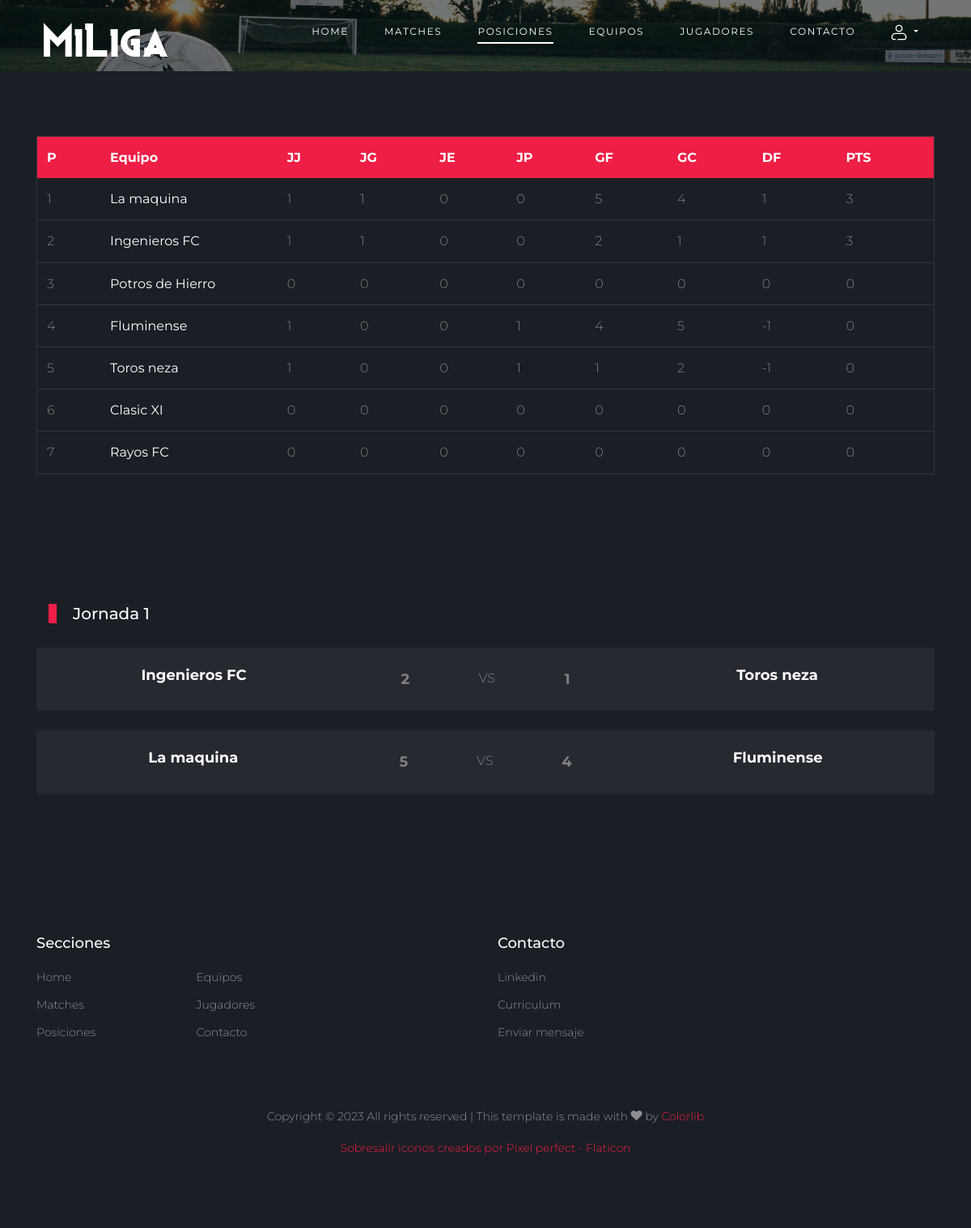
The app's page /posiciones, older data.
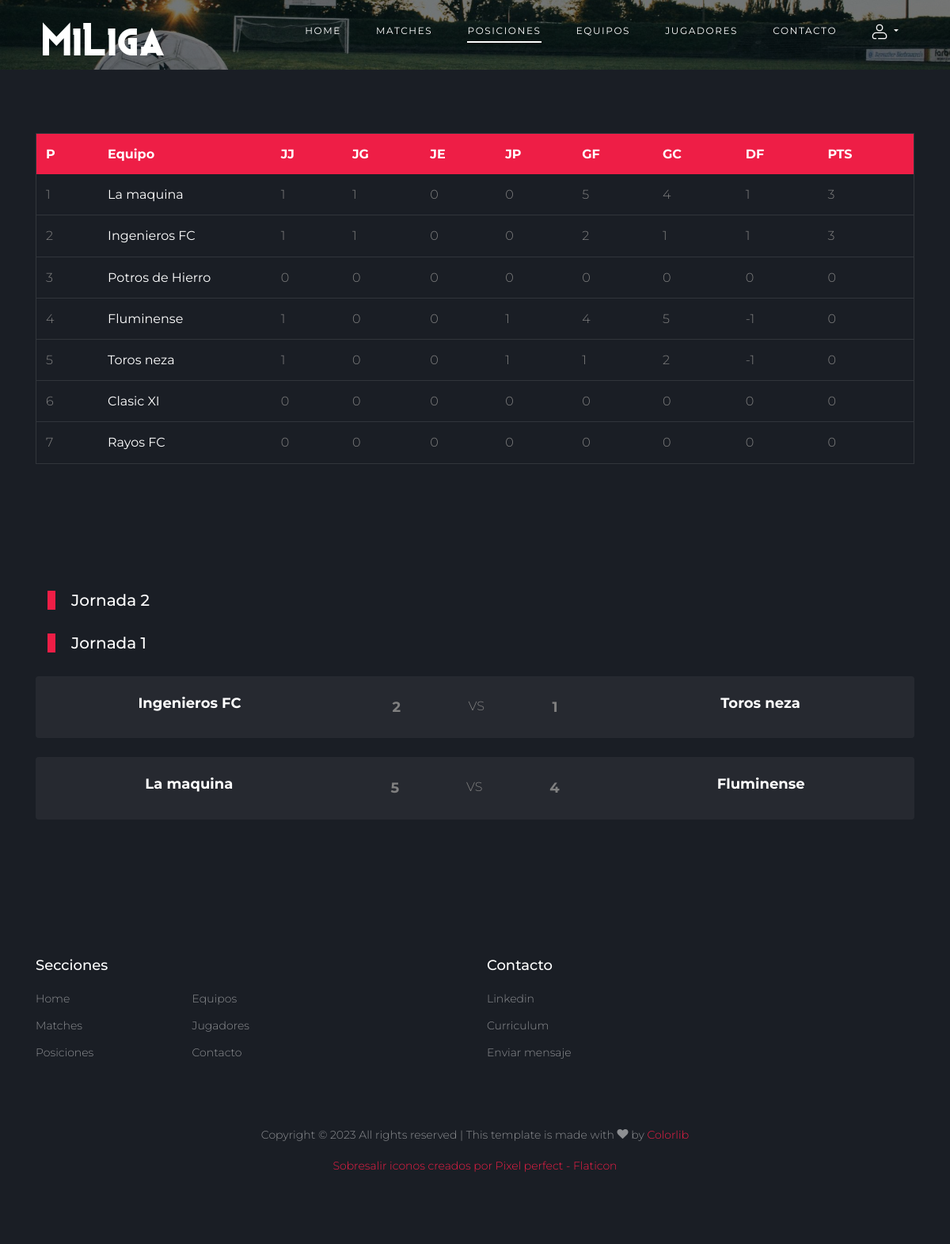
The same page, newer data.
### miliga/models.py (models this page shows, shortened)
class Equipo(models.Model):
    nombre     = models.CharField(max_length=100)
    campo      = models.CharField(max_length=100, blank=True, null=True, default=None)
    telefono   = models.CharField(max_length=100, blank=True, null=True, default=None)
    escudo_img = models.ImageField(upload_to='equipos/', blank=True, null=True)
    foto_img   = models.ImageField(upload_to='equipos/', blank=True, null=True)
    activo     = models.BooleanField(default=True)
    partidos_juados    = models.IntegerField(default=0)
    puntuacion         = models.IntegerField(default=0)
    partidos_ganados   = models.IntegerField(default=0)
    partidos_empatados = models.IntegerField(default=0)
    partidos_perdidos  = models.IntegerField(default=0)
    goles_a_favor      = models.IntegerField(default=0)
    goles_en_contra    = models.IntegerField(default=0)
    diferencia_goles   = models.IntegerField(default=0)
    def __str__(self):
        return self.nombre

class Jornada(models.Model):
    numero = models.IntegerField()
    vuelta = models.IntegerField(default=1)
    fecha_inicio = models.DateField(blank=True, null=True)
    fecha_terminacion = models.DateField(blank=True, null=True)
    jornada_terminada     = models.BooleanField(default=False)

class Partido(models.Model):
    fecha            = models.DateField()
    hora_inicio      = models.TimeField(blank=True, null=True)
    hora_terminacion = models.TimeField(blank=True, null=True)
    campo_juego      = models.ForeignKey(CampoDeJuego, on_delete=models.CASCADE)
    equipo_local     = models.ForeignKey(Equipo, on_delete=models.CASCADE, related_name='partidos_local')
    equipo_visitante = models.ForeignKey(Equipo, on_delete=models.CASCADE, related_name='partidos_visitante')
    goles_local      = models.PositiveIntegerField(blank=True, null=True)
    goles_visitante  = models.PositiveIntegerField(blank=True, null=True)
    jornada          = models.ForeignKey(Jornada, on_delete=models.CASCADE, default=0)
    finalizado       = models.BooleanField(default=False)
    resultado_confirmado       = models.BooleanField(default=False)
    class Meta:
        unique_together = ('fecha', 'hora_inicio', 'campo_juego')

### miliga/views/matches.py (the view)
# urls.py: path('posiciones', posiciones, name='posiciones'),
def posiciones(request):
    context = {}
    context['zona'] = 'posiciones'
    equipos = Equipo.objects.all().order_by('-puntuacion')
    context['equipos'] = equipos
    jornadas = Jornada.objects.prefetch_related('partido_set').order_by('-numero')
    context['jornadas'] = jornadas
    return render(request, 'miliga/posiciones.html',context)

### miliga/templates/miliga/posiciones.html (shortened to what this page needs)
{% extends 'miliga/base_1.html' %}
{% load static %}
{% block content %}
<div class="site-section bg-dark">
    <div class="container">
        <div class="row">
            <div class="col-lg-12">
                <div class="widget-next-match table-responsive">
                    <table class="table custom-table ">
                        <thead>
                            <tr>
                                <th>P</th>
                                <th>Equipo</th>
                                <th>JJ</th>
                                <th>JG</th>
                                <th>JE</th>
                                <th>JP</th>
                                <th>GF</th>
                                <th>GC</th>
                                <th>DF</th>
                                <th>PTS</th>
                            </tr>
                        </thead>
                        <tbody>
                            {% for equipo in equipos %}
                            <tr>
                                <td>{{ forloop.counter }}</td>
                                <td class="nom_equipo_table"><strong class="text-white">{{equipo.nombre}}</strong></td>
                                <td>{{equipo.partidos_juados}}</td>
                                <td>{{equipo.partidos_ganados}}</td>
                                <td>{{equipo.partidos_empatados}}</td>
                                <td>{{equipo.partidos_perdidos}}</td>
                                <td>{{equipo.goles_a_favor}}</td>
                                <td>{{equipo.goles_en_contra}}</td>
                                <td>{{equipo.diferencia_goles}}</td>
                                <td>{{equipo.puntuacion}}</td>
                            </tr>
                            {% endfor %}
                        </tbody>
                    </table>
                </div>
            </div>
        </div>
    </div>
</div>
<div class="site-section bg-dark">
    <div class="container">
        {% for jornada in jornadas %}
        <div class="col-12 title-section">
            <h2 class="heading">Jornada {{jornada.numero}}</h2>
        </div>
        <div class="row justify-content-center">
            {% for partido in jornada.partido_set.all %}
                {%if partido.resultado_confirmado %}
                <div class="col-lg-12 mb-4">
                    <div class="bg-light p-1 rounded">
                        <div class="widget-body">
                            <div class="widget-vs d-flex flex-column flex-md-column flex-lg-row ">
                                <div class="d-flex justify-content-between w-100">
                                    <div class="team-1 text-center flex-grow-1 maximo d-flex justify-content-around">
                                        <h3 class="texto-multilinea nom_equipo">{{partido.equipo_local}}</h3>
                                        <span class="resultado_conf">{{partido.goles_local}}</span>
                                    </div>
                                    <div>
                                        <span class="flex-grow-1 maximo"><span>VS</span></span>
                                    </div>
                                    <div class="team-2 text-center flex-grow-1 maximo d-flex justify-content-around">
                                        <span class="resultado_conf">{{partido.goles_visitante}}</span>
                                        <h3 class="texto-multilinea nom_equipo">{{partido.equipo_visitante}}</h3>
                                    </div>
                                </div>
                            </div>
                        </div>
                    </div>
                </div>
                {%endif%}
            {%endfor%}
        </div>
        {%endfor%}
    </div>
</div>
{% endblock %}

Row changes from the older to the newer data that the page shows:
added Jornada: numero "2"
